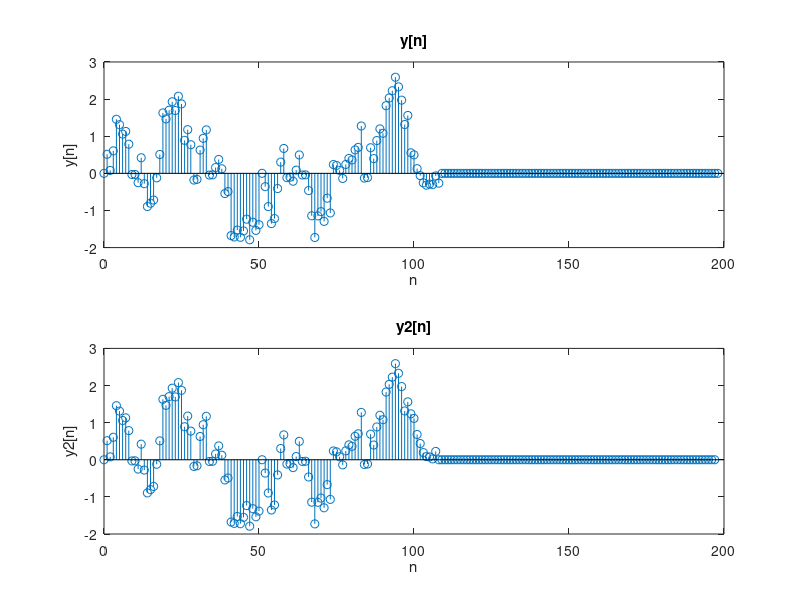

Write the MATLAB code that produced this figure.
clear;
clc;
nx=0:99;
x=cos(nx.^2).*sin(2*pi/5.*nx); % x[n]
nh=0:99;
h=0.9.^nh.*(nh>=0 & nh<=9); % h[n]
y=conv(h,x);
ny=0:198; % range for y[n]
subplot(2,1,1);
stem(ny,y);
%hold on;
xlabel('n');
ylabel('y[n]');
title('y[n]');

x1=x(1:50);
x2=x(51:99);
y2_0=conv(h,x1);
y2_1=conv(h,x2);
y2=[y2_0 zeros(1,49)]+[zeros(1,50) y2_1];
subplot(2,1,2);
stem(ny(1:198),y2);
xlabel('n');
ylabel('y2[n]');
title('y2[n]');


